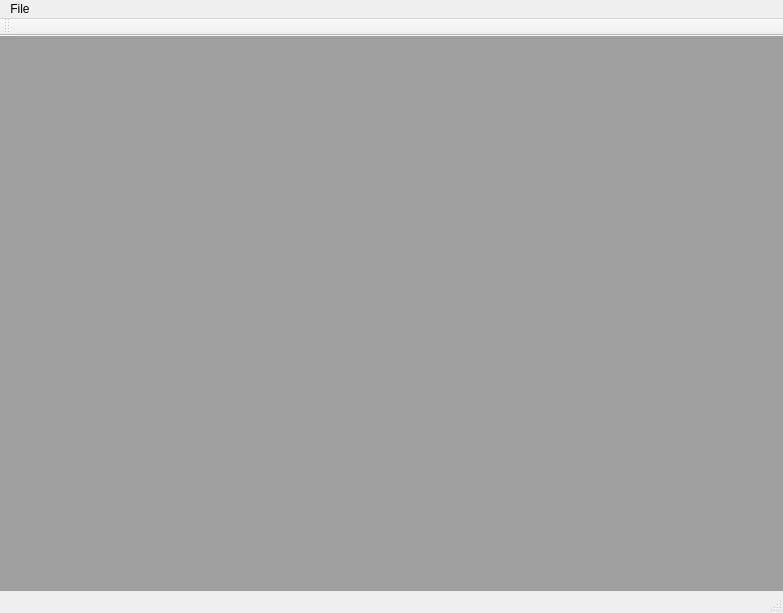
<?xml version="1.0" encoding="UTF-8"?>
<ui version="4.0">
 <class>MainWindow</class>
 <widget class="QMainWindow" name="MainWindow">
  <property name="geometry">
   <rect>
    <x>0</x>
    <y>0</y>
    <width>783</width>
    <height>613</height>
   </rect>
  </property>
  <property name="windowTitle">
   <string>AeonGames Model Viewer</string>
  </property>
  <widget class="QWidget" name="centralwidget">
   <layout class="QVBoxLayout" name="verticalLayout">
    <property name="spacing">
     <number>0</number>
    </property>
    <property name="leftMargin">
     <number>0</number>
    </property>
    <property name="topMargin">
     <number>0</number>
    </property>
    <property name="rightMargin">
     <number>0</number>
    </property>
    <property name="bottomMargin">
     <number>0</number>
    </property>
    <item>
     <widget class="QMdiArea" name="mdiArea"/>
    </item>
   </layout>
  </widget>
  <widget class="QMenuBar" name="menubar">
   <property name="geometry">
    <rect>
     <x>0</x>
     <y>0</y>
     <width>783</width>
     <height>21</height>
    </rect>
   </property>
   <widget class="QMenu" name="menuFile">
    <property name="title">
     <string>File</string>
    </property>
    <addaction name="actionNew"/>
    <addaction name="actionOpen"/>
    <addaction name="separator"/>
    <addaction name="actionExit"/>
   </widget>
   <addaction name="menuFile"/>
  </widget>
  <widget class="QStatusBar" name="statusbar"/>
  <widget class="QToolBar" name="toolBar">
   <property name="windowTitle">
    <string>toolBar</string>
   </property>
   <attribute name="toolBarArea">
    <enum>TopToolBarArea</enum>
   </attribute>
   <attribute name="toolBarBreak">
    <bool>false</bool>
   </attribute>
  </widget>
  <action name="actionOpen">
   <property name="text">
    <string>Open</string>
   </property>
   <property name="toolTip">
    <string>Open</string>
   </property>
  </action>
  <action name="actionExit">
   <property name="text">
    <string>Exit</string>
   </property>
  </action>
  <action name="actionNew">
   <property name="text">
    <string>New</string>
   </property>
  </action>
 </widget>
 <resources>
  <include location="../modelviewer.qrc"/>
 </resources>
 <connections/>
</ui>
